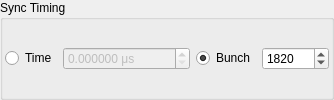
            <widget class="QGroupBox" name="groupBox_timing">
             <property name="title">
              <string>Sync Timing</string>
             </property>
             <layout class="QGridLayout" name="gridLayout_5">
              <property name="leftMargin">
               <number>2</number>
              </property>
              <property name="topMargin">
               <number>2</number>
              </property>
              <property name="rightMargin">
               <number>2</number>
              </property>
              <property name="bottomMargin">
               <number>2</number>
              </property>
              <item row="0" column="3">
               <widget class="QSpinBox" name="spinBox_syncbunch_number">
                <property name="maximum">
                 <number>999999</number>
                </property>
                <property name="value">
                 <number>1820</number>
                </property>
               </widget>
              </item>
              <item row="0" column="2">
               <widget class="QRadioButton" name="radioButton_sync_bunch">
                <property name="text">
                 <string>Bunch</string>
                </property>
                <property name="checked">
                 <bool>true</bool>
                </property>
               </widget>
              </item>
              <item row="0" column="0">
               <widget class="QRadioButton" name="radioButton_sync_time">
                <property name="text">
                 <string>Time</string>
                </property>
               </widget>
              </item>
              <item row="0" column="1">
               <widget class="QDoubleSpinBox" name="doubleSpinBox_sync_time_us">
                <property name="enabled">
                 <bool>false</bool>
                </property>
                <property name="suffix">
                 <string> μs</string>
                </property>
                <property name="decimals">
                 <number>6</number>
                </property>
                <property name="maximum">
                 <double>999999.000000000000000</double>
                </property>
               </widget>
              </item>
             </layout>
            </widget>
